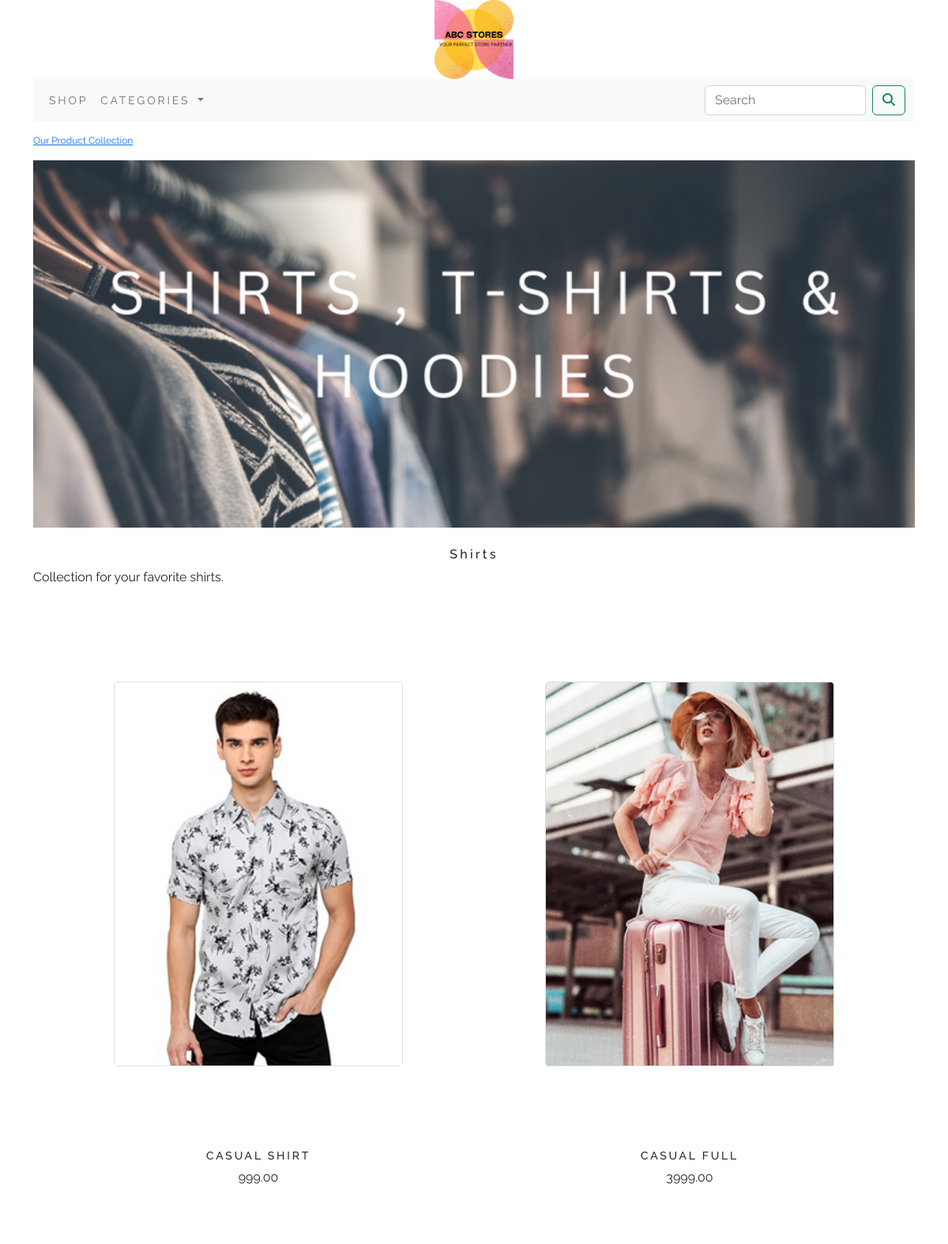
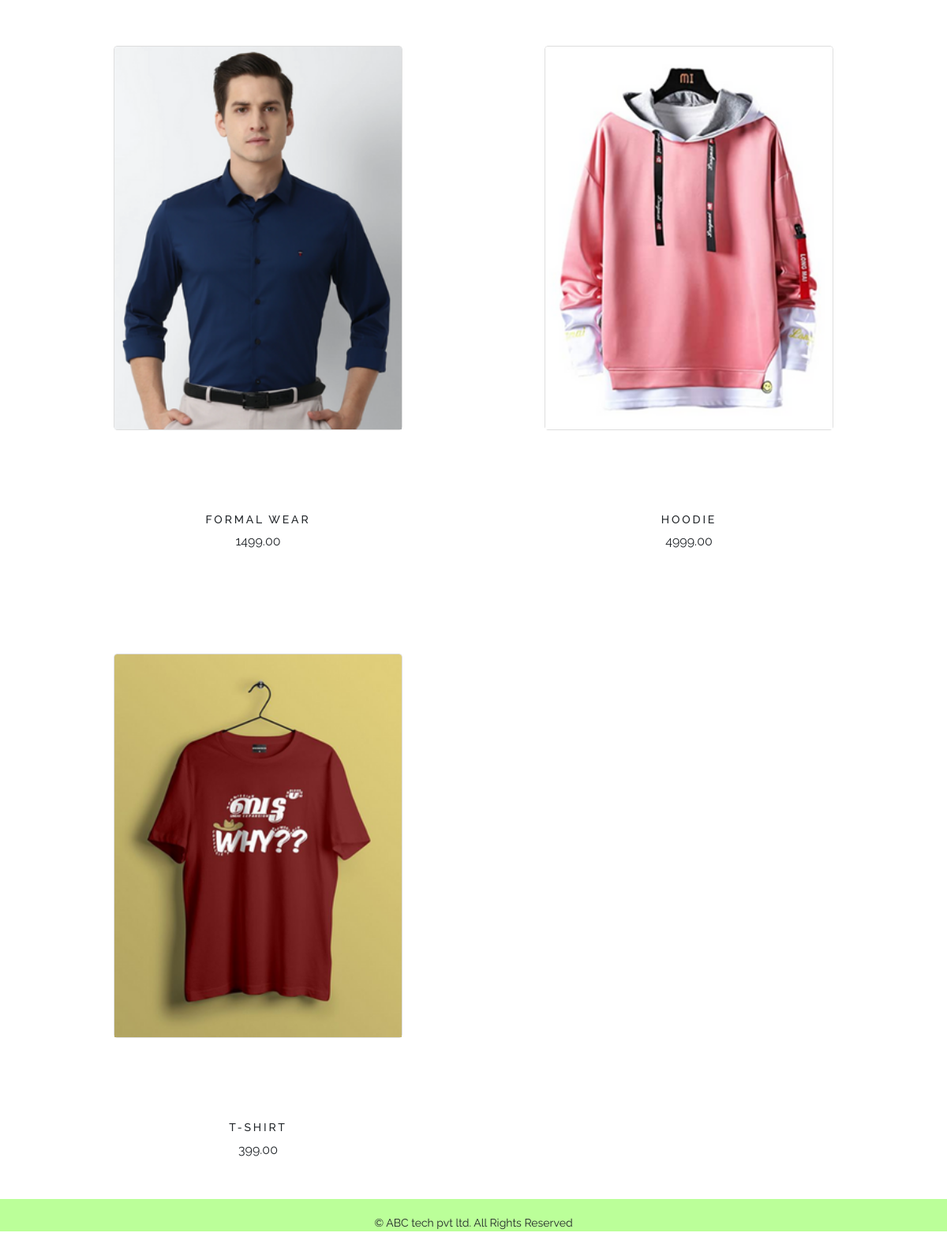
The page /shop/shirts/ on the database its author committed (2 pictures, top to bottom).
### shop/models.py (models this page shows, shortened)
class Category(models.Model):
    name=models.CharField(max_length=250,unique=True)
    slug=models.SlugField(max_length=250,unique=True)
    description=models.TextField()
    image=models.ImageField(upload_to='categoryimages',blank=True)
    class Meta:
        ordering=('name',)
        verbose_name='category'
        verbose_name_plural='categories'
    def get_url(self):
        return reverse('shop:product_by_category',args=[self.slug])

class Product(models.Model):
    name=models.CharField(max_length=250,unique=True)
    slug=models.SlugField(max_length=250,unique=True)
    description=models.TextField(blank=True)
    price=models.DecimalField(max_digits=10,decimal_places=2)
    category=models.ForeignKey(Category,on_delete=models.CASCADE)
    image=models.ImageField(upload_to='productimages',blank=True)
    stock=models.IntegerField()
    available=models.BooleanField(default=True)
    created=models.DateTimeField(auto_now_add=True)
    updated=models.DateTimeField(auto_now=True)
    def get_url(self):
        return reverse('shop:prodcatdetail',args=[self.category.slug,self.slug])
    class Meta:
        ordering=('name',)
        verbose_name='product'
        verbose_name_plural='products'

### shop/views.py (the view)
# urls.py: path('',views.allProdCat,name='allProdCat'),
def allProdCat(request,c_slug=None):
    c_page=None
    products_list = None
    if c_slug!=None:
        c_page=get_object_or_404(Category,slug=c_slug)
        products_list=Product.objects.all().filter(category=c_page,available=True)
    else:
        products_list=Product.objects.all().filter(available=True)
    paginator=Paginator(products_list,6)
    try:
        page=int(request.GET.get('page','1'))
    except:
        page=1
    try:
        products=paginator.page(page)
    except (EmptyPage,InvalidPage):
        products=paginator.page(paginator.num_pages)
    return render(request,'category.html',{ 'category':c_page,'products':products })

### cart/context_processors.py (called while the page is built)
def counter(request):
    item_count=0
    if 'admin' in request.path:
        return {}
    else:
        try:
            cart=Cart.objects.filter(cart_id=_cart_id(request))
            cart_item=CartItem.objects.all().filter(cart=cart[:1])
            for cart_item in cart_item:
                item_count += cart_item.quantity
        except Cart.DoesNotExist:
            item_count = 0
    return dict(item_count=item_count)

### cart/views.py (called while the page is built)
def _cart_id(request):
    cart=request.session.session_key
    if not cart:
        cart=request.session.create()
    return cart

### shop/context_processors.py (called while the page is built)
def menu_links(request):
    links=Category.objects.all()
    return dict(links=links)

### templates/category.html (shortened to what this page needs)
{% extends 'base.html' %}
{% load static %}
{% block content %}
{% if category %}
<div>
    <div class="row my_row_class">
        <div class="mx_auto">
            <p><a href="{% url 'shop:allProdCat' %}">Our Product Collection</a></p>
        </div>
    </div>
</div>
{% endif %}
{% if category %}
<div class="mx_auto">
    <img class="my_image" src="{{category.image.url}}" alt="{{category.name}}">
</div>
<br>
<div>
    <h1 class="text-center my_title" >{{category.name}}</h1>
    <p class="text-justify">{{category.description}}</p>
</div>
{% endif %}
<div class="container">
    <div class="row mx-auto">
        {% for product in products.object_list %}
        <div class="my_bottom_margin col-12 col-sm-12 col-md-12 col-lg-6" >
            <div class="card text-center" style="transform:scale(0.7)">
                <a href="{{product.get_url}}"><img class="card-img-top my_image" src="{{product.image.url}}"  alt="{{product.name}}"></a>
            </div>
            <div class="card-body text-center">
                <h4>{{product.name}}</h4>
                <p>{{product.price}}</p>
            </div>
        </div>
        {% endfor %}
    </div>
    <br>
</div>
{% endblock %}

### static/css/custom.css (style rules this page uses)
body { font-family: 'Raleway', sans-serif; }
.my_row_class { padding-top:15px; }
.my_row_class .mx_auto { color:#000; font-size:12px; }
.my_image { width:100%; height:auto; }
.my_title { font-size:16px; text_transform:uppercase; letter-spacing:0.2em; }
.my_bottom_margin { margin-bottom:10px; }
.card-body h4 { font-size:14px; text-transform:uppercase; letter-spacing:0.2em }

### rows shown on the page
Category: image (picture), name "Shirts", description "Collection for your favorite shirts."
Product: image (picture), name "CASUAL SHIRT", price "999.00"
Product: image (picture), name "CASUAL FULL", price "3999.00"
Product: image (picture), name "FORMAL WEAR", price "1499.00"
Product: image (picture), name "HOODIE", price "4999.00"
Product: image (picture), name "T-SHIRT", price "399.00"
